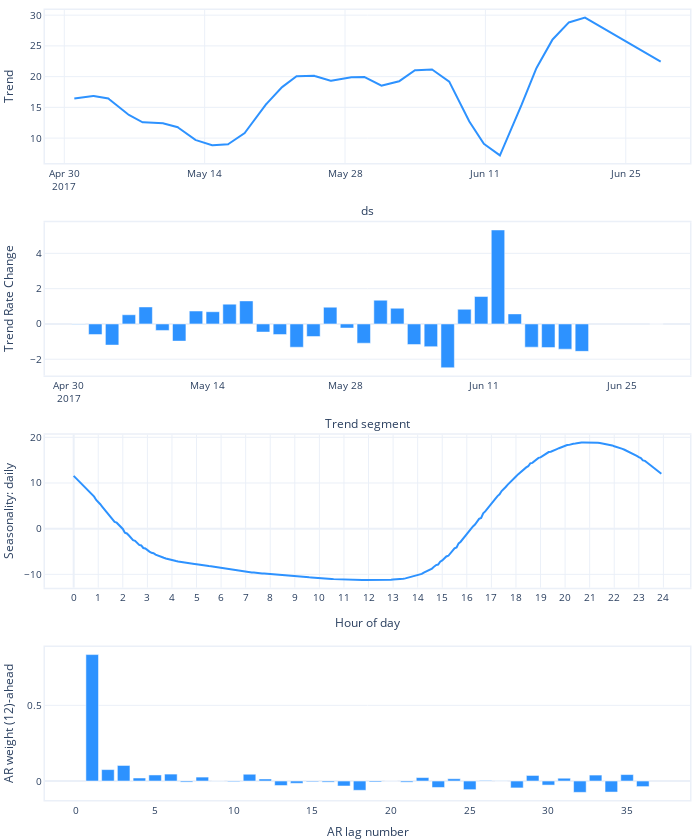

The code cell stored with this chart in its notebook:
### Code cell
fig_param = m.plot_parameters()
fig_param.show()

### Figure 1 — Plotly figure (JSON) as saved in the notebook; plotly's stock layout.template omitted (floating-point values rounded to 4 significant figures; data arrays with more than 128 entries replaced by an {"elided": "..."} marker saying what was removed)
{"data": [{"fill": "none", "line": {"color": "#2d92ff", "width": 2}, "mode": "lines", "name": "<b style=\"color:sandybrown\">[R]</b> Trend <i style=\"color:#fc9944\">~1h</i>", "type": "scatter", "uid": "293d5f2c-d8af-4367-a7f9-388f71b5b0ee", "x": {"elided": "1000 str values"}, "xaxis": "x", "y": {"elided": "1000 float values"}, "yaxis": "y"}, {"marker": {"color": "#2d92ff"}, "name": "Trend Rate Change", "type": "bar", "uid": "b36e56ca-2108-4ce3-8e1c-d9d3bc1a9b4e", "x": ["2017-05-01T00:00:00", "2017-05-02T16:44:57.096774", "2017-05-04T09:29:54.193548", "2017-05-06T02:14:51.290323", "2017-05-07T18:59:48.387097", "2017-05-09T11:44:45.483871", "2017-05-11T04:29:42.580645", "2017-05-12T21:14:39.677419", "2017-05-14T13:59:36.774194", "2017-05-16T06:44:33.870968", "2017-05-17T23:29:30.967742", "2017-05-19T16:14:28.064516", "2017-05-21T08:59:25.161290", "2017-05-23T01:44:22.258065", "2017-05-24T18:29:19.354839", "2017-05-26T11:14:16.451613", "2017-05-28T03:59:13.548387", "2017-05-29T20:44:10.645161", "2017-05-31T13:29:07.741935", "2017-06-02T06:14:04.838710", "2017-06-03T22:59:01.935484", "2017-06-05T15:43:59.032258", "2017-06-07T08:28:56.129032", "2017-06-09T01:13:53.225806", "2017-06-10T17:58:50.322581", "2017-06-12T10:43:47.419355", "2017-06-14T03:28:44.516129", "2017-06-15T20:13:41.612903", "2017-06-17T12:58:38.709677", "2017-06-19T05:43:35.806452", "2017-06-20T22:28:32.903226", "2017-06-28T11:35:00"], "xaxis": "x2", "y": [-0.01323, -0.6022, -1.198, 0.5207, 0.963, -0.3686, -0.9724, 0.7323, 0.693, 1.123, 1.306, -0.4605, -0.6024, -1.319, -0.7123, 0.9505, -0.232, -1.091, 1.345, 0.8893, -1.168, -1.286, -2.481, 0.8307, 1.554, 5.326, 0.5698, -1.316, -1.341, -1.429, -1.554, 0], "yaxis": "y2"}, {"fill": "none", "line": {"color": "#2d92ff", "width": 2}, "mode": "lines", "name": "daily", "type": "scatter", "uid": "29c2594e-181b-40e3-80d3-ed1c4ae2bf6a", "x": {"elided": "288 int values"}, "xaxis": "x3", "y": {"elided": "288 float values"}, "yaxis": "y3"}, {"marker": {"color": "#2d92ff"}, "name": "AR", "type": "bar", "uid": "e104955e-f5c2-40b3-a60f-fdb0320ba079", "width": 0.8, "x": [36, 35, 34, 33, 32, 31, 30, 29, 28, 27, 26, 25, 24, 23, 22, 21, 20, 19, 18, 17, 16, 15, 14, 13, 12, 11, 10, 9, 8, 7, 6, 5, 4, 3, 2, 1], "xaxis": "x4", "y": [-0.03678, 0.04258, -0.0728, 0.03938, -0.07477, 0.01848, -0.02681, 0.03679, -0.04549, 0.000863, 0.003769, -0.057, 0.01511, -0.04254, 0.02277, -0.00762, -0.000522, -0.006296, -0.06126, -0.0328, -0.007371, -0.005025, -0.01506, -0.02967, 0.01353, 0.04477, -0.004466, -0.0006841, 0.02599, -0.007086, 0.04584, 0.04003, 0.01992, 0.1028, 0.07545, 0.8351], "yaxis": "y4"}], "layout": {"autosize": true, "font": {"size": 10}, "height": 840, "hovermode": "x unified", "margin": {"b": 0, "l": 0, "pad": 0, "r": 10, "t": 10}, "showlegend": false, "title": {"font": {"size": 12}}, "width": 700, "xaxis": {"anchor": "y", "domain": [0, 1], "linewidth": 1.5, "mirror": true, "range": ["2017-04-28T01:50:00", "2017-07-01T09:45:00"], "showline": true, "title": {"text": "ds"}, "type": "date"}, "xaxis2": {"anchor": "y2", "domain": [0, 1], "linewidth": 1.5, "mirror": true, "range": ["2017-04-27T14:30:05.806452", "2017-07-01T21:04:54.193548"], "showline": true, "title": {"text": "Trend segment"}, "type": "date"}, "xaxis3": {"anchor": "y3", "domain": [0, 1], "linewidth": 1.5, "mirror": true, "range": [-14, 301], "showline": true, "tickmode": "array", "ticktext": [0, 1, 2, 3, 4, 5, 6, 7, 8, 9, 10, 11, 12, 13, 14, 15, 16, 17, 18, 19, 20, 21, 22, 23, 24], "tickvals": [0, 12, 24, 36, 48, 60, 72, 84, 96, 108, 120, 132, 144, 156, 168, 180, 192, 204, 216, 228, 240, 252, 264, 276, 288], "title": {"text": "Hour of day"}}, "xaxis4": {"anchor": "y4", "domain": [0, 1], "linewidth": 1.5, "mirror": true, "range": [-2, 39], "showline": true, "title": {"text": "AR lag number"}}, "yaxis": {"anchor": "x", "domain": [0.8063, 1], "linewidth": 1.5, "mirror": true, "rangemode": "normal", "showline": true, "title": {"text": "Trend"}}, "yaxis2": {"anchor": "x2", "domain": [0.5375, 0.7312], "linewidth": 1.5, "mirror": true, "rangemode": "normal", "showline": true, "title": {"text": "Trend Rate Change"}}, "yaxis3": {"anchor": "x3", "domain": [0.2687, 0.4625], "linewidth": 1.5, "mirror": true, "rangemode": "normal", "showline": true, "title": {"text": "Seasonality: daily"}}, "yaxis4": {"anchor": "x4", "domain": [0, 0.1938], "linewidth": 1.5, "mirror": true, "rangemode": "normal", "showline": true, "title": {"text": "AR weight (12)-ahead"}}}}
